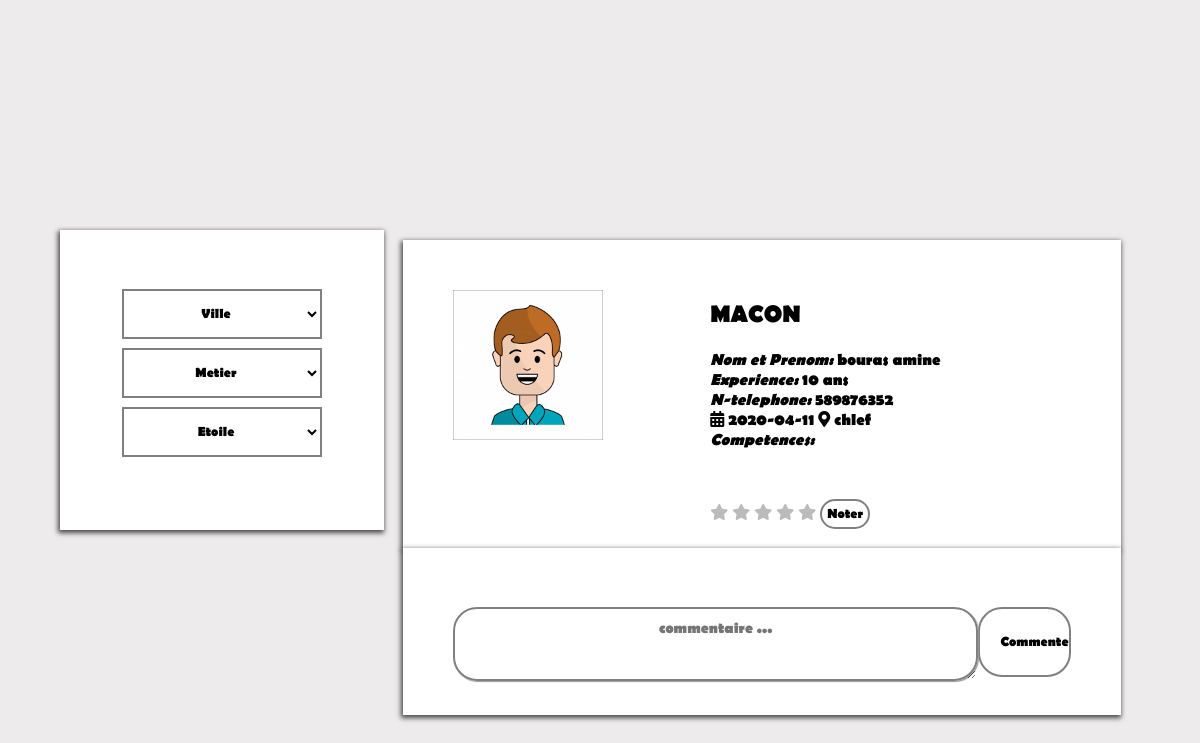
The page /searchad2.php?id_annonce=2 on the database its author committed.
### tables this page shows
CREATE TABLE IF NOT EXISTS `annonce` (
  `id_annonce` int(11) NOT NULL AUTO_INCREMENT,
  `id_utilisateur` int(11) NOT NULL,
  `id_metier` int(11) NOT NULL,
  `id_ville` int(11) NOT NULL,
  `experience` varchar(30) NOT NULL,
  `competences` text NOT NULL,
  `date_creation` date NOT NULL,
  `image` varchar(300) NOT NULL,
  `valide` tinyint(1) NOT NULL,
  PRIMARY KEY (`id_annonce`),
  KEY `id_annonce` (`id_annonce`),
  KEY `id_utilisateur` (`id_utilisateur`),
  KEY `id_metier` (`id_metier`),
  KEY `id_ville` (`id_ville`),
  KEY `id_utilisateur_2` (`id_utilisateur`),
  KEY `id_metier_2` (`id_metier`),
  KEY `id_ville_2` (`id_ville`)
);

CREATE TABLE IF NOT EXISTS `metier` (
  `id_metier` int(10) NOT NULL AUTO_INCREMENT,
  `nom_metier` varchar(20) NOT NULL,
  PRIMARY KEY (`id_metier`)
);

CREATE TABLE IF NOT EXISTS `utilisateur` (
  `id_utilisateur` int(11) NOT NULL AUTO_INCREMENT,
  `nom` varchar(15) NOT NULL,
  `prenom` varchar(15) NOT NULL,
  `e_mail` varchar(50) NOT NULL,
  `mot_de_passe` varchar(30) NOT NULL,
  `age` int(5) NOT NULL,
  `n_telephone` int(15) NOT NULL,
  PRIMARY KEY (`id_utilisateur`)
);

CREATE TABLE IF NOT EXISTS `ville` (
  `id_ville` int(10) NOT NULL AUTO_INCREMENT,
  `nom_ville` varchar(20) NOT NULL,
  PRIMARY KEY (`id_ville`)
);

### searchad2.php (the view, shortened to what this page needs)
<?php
include 'php/sidebar.php';
   $id_annonce=@$_GET['id_annonce'];
    $query= "SELECT * FROM annonce,metier,ville,utilisateur WHERE annonce.id_utilisateur = utilisateur.id_utilisateur AND annonce.id_metier = metier.id_metier AND annonce.id_ville = ville.id_ville AND annonce.id_annonce='$id_annonce'" ;
     $query_exe = mysqli_query($db, $query);
    $annoutil= mysqli_fetch_array($query_exe);
?>
<!DOCTYPE html>
<html>
<head>
<link rel="stylesheet"  href="css/base.css">
<link rel="stylesheet" type="text/css" href="css/all.min.css">
 <link rel="stylesheet" href="css/annonces.css">
</head>
<body>
    <div  style="margin-top: 0px;padding-top: 200px;"></div>
<div class="content clearfix">
  <div class="main-content">
  <div class="ads">
    <form   class="box clearfix" action="" method="post">
       <?php if(!empty($annoutil['image'])) { ?>
        <tr   class='ad-image'>
        <td><img src="img/<?php echo $annoutil['image']  ?>" alt='image' width='150px' height='150' ></td>
               </tr >
        <?php } else {?>
        <tr   class='ad-image'>
        <td><img src="img/default.png" alt='image' width='150px' height='150'></td>
              </tr >
             <?php } ?>
         <div class="ads-info">
                   <tr>
                  <td><h2><?php echo $annoutil['nom_metier']  ?></h2>
                  </td>
                </tr>
                <br>
               <tr>
                  <td> <p class="title" >Nom et Prenom: </p>
                  <td>   <?= $annoutil['nom']; ?></td>
                  <td>    <?= $annoutil['prenom']; ?></td>
                </tr>
                  <br>
                <tr>
                  <td><?php echo $annoutil['experience'] ; ?></td>
                </tr>
                      <br>
                      <tr>
                  <td><?php echo $annoutil['n_telephone'] ; ?></td>
                </tr>
                      <br>
                <tr>
                  <i class="fas fa-calendar-alt"></i>
                  <td><?php echo $annoutil['date_creation'] ; ?></td>
                </tr>
                <tr>
                  <i class="fas fa-map-marker-alt"></i>
                  <td><?php echo $annoutil['nom_ville'] ; ?></td>
                </tr>
                 <br>
                      <br>
              <br>
            <div class="star-rating" >
                    <input type="submit" name="noter" value="Noter">
                   <label for="star-5" title="5 stars">
                     <i class="fa fa-star" aria-hidden="true" ></i>
                   </label>
                   <label for="star-4" title="4 stars">
                     <i class="fa fa-star" aria-hidden="true" ></i>
                   </label>
                   <label for="star-3" title="3 stars">
                     <i class="fa fa-star" aria-hidden="true" ></i>
                   </label>
                   <label for="star-2" title="2 stars">
                     <i class="fa fa-star" aria-hidden="true" ></i>
                   </label>
                   <label for="star-1" title="1 stars">
                     <i class="fa fa-star" aria-hidden="true" ></i>
                   </label>
             </div>
         </div>
    </form>
    <form class="box" method="post">
        <div class="commentaire">
               <textarea name="commentaire"  placeholder="commentaire ..."></textarea>
               <input type="submit" name="commenter" value="Commenter" style="font-family: BRLNSB;  float: right; width: 15%; padding:  25px 20px;">
             </div>
      <br>
    </form>
      <br>
</div>
</div>
<div class="sidebar box">
              <form  >
              <select name="id_ville"  onchange="this.form.submit()" >
                <option value="0" >Ville</option>
             </select>
             </form>
      <form>
              <select name="id_metier"  onchange="this.form.submit()"  >
            <option value="0" >Metier</option>
         </select>
       </form>
               <form>
              <select name="note"  onchange="this.form.submit()"  >
             <option value="0" >Etoile</option>
         </select>
       </form>
</div>
</body>
</html>

### css/base.css (style rules this page uses)
* { box-sizing: border-box; }
body, html { margin: 0; padding: 0; font-family: BRLNSB; }

### css/annonces.css (style rules this page uses)
body { background: #edebeb ; background-size: cover; margin: 0; padding: 0; }
h2 { margin:0px; text-transform: uppercase; color: black; font-family: BRLNSB; }
.clearfix::after { content: ''; display: block; clear: both; }
.box { width: 100%; background: white; padding: 50px; margin-block-end:10px; box-shadow: -1px 2px 5px 1px rgba(0, 0, 0, 0.7); }
.content { width: 90%; margin: 30px auto 30px; }
.content .main-content { width: 70%; float: right; }
.content .sidebar { width: 30%; border: 1px white; height: 300px; }
.content .main-content .ads { width: 95%; height: 270px; margin: 10px auto; border-radius: 5px; }
.content .main-content .ads .ads-info { width: 60%; padding: 10px; float: right; color: black; font-family: BRLNSB; }
.star-rating { direction: rtl; display: inline-block; }
input[type='submit'] { background: none; color:black; margin: 9px auto; text-align: center; border: 2px solid grey; padding: 5px 5px; border-radius: 24px; transition: 0.25s; cursor: pointer; font-family: BRLNSB; }

### searchad2.php (style rules this page uses)
.box { margin-block-end:0px; padding-bottom: 0px; }
label { color: #bbb; cursor: pointer; transition: color .3s ease-in-out; }
textarea { width: 85%; padding: 10px; line-height: 2; border-radius: 5px; border: 1px solid #ccc; box-shadow: 1px 1px 1px #999; background: none; margin: 9px auto; text-align: center; border: 2px solid grey; padding: 5px 5px; border-radius: 24px; color: black; font-size: 15px; font-family: BRLNSB; }
.box select { border:none; outline: none; background: none; color: black; display: block; margin: 9px auto; text-align: center; border: 2px solid grey; padding: 14px 10px; width: 200px; transition: 0.25s; font-family: BRLNSB; }

### rows shown on the page
annonce: image (picture), id_metier.nom_metier "MACON", id_utilisateur.nom "bouras", id_utilisateur.prenom "amine", experience "10 ans", id_utilisateur.n_telephone "589876352", date_creation "2020-04-11", id_ville.nom_ville "chlef"
